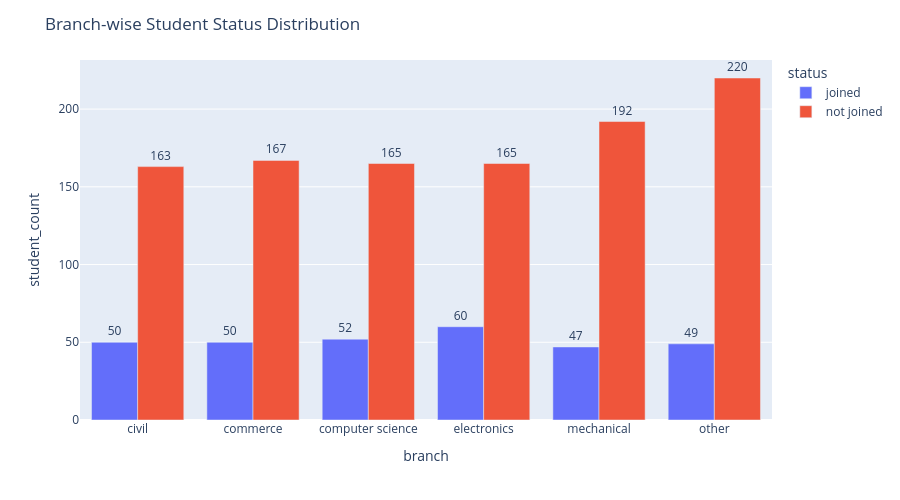

Notebook cell for this chart:
### Code cell
import plotly.express as px

fig = px.bar(
    branch_status,
    x="branch",
    y="student_count",
    color="status",       # separate bars by status
    barmode="group",      # side-by-side
    text="student_count"
)

fig.update_layout(
    title="Branch-wise Student Status Distribution",
    height=500
)

fig.update_traces(textposition="outside")

fig.show()

### Figure 1 — Plotly figure (JSON) as saved in the notebook; plotly's stock layout.template omitted (floating-point values rounded to 4 significant figures)
{"data": [{"alignmentgroup": "True", "hovertemplate": "status=joined<br>branch=%{x}<br>student_count=%{text}<extra></extra>", "legendgroup": "joined", "marker": {"color": "#636efa", "pattern": {"shape": ""}}, "name": "joined", "offsetgroup": "joined", "orientation": "v", "showlegend": true, "text": [50, 50, 52, 60, 47, 49], "textposition": "outside", "type": "bar", "x": ["civil", "commerce", "computer science", "electronics", "mechanical", "other"], "xaxis": "x", "y": [50, 50, 52, 60, 47, 49], "yaxis": "y"}, {"alignmentgroup": "True", "hovertemplate": "status=not joined<br>branch=%{x}<br>student_count=%{text}<extra></extra>", "legendgroup": "not joined", "marker": {"color": "#EF553B", "pattern": {"shape": ""}}, "name": "not joined", "offsetgroup": "not joined", "orientation": "v", "showlegend": true, "text": [163, 167, 165, 165, 192, 220], "textposition": "outside", "type": "bar", "x": ["civil", "commerce", "computer science", "electronics", "mechanical", "other"], "xaxis": "x", "y": [163, 167, 165, 165, 192, 220], "yaxis": "y"}], "layout": {"barmode": "group", "height": 500, "legend": {"title": {"text": "status"}, "tracegroupgap": 0}, "margin": {"t": 60}, "title": {"text": "Branch-wise Student Status Distribution"}, "xaxis": {"anchor": "y", "domain": [0, 1], "title": {"text": "branch"}}, "yaxis": {"anchor": "x", "domain": [0, 1], "title": {"text": "student_count"}}}}
